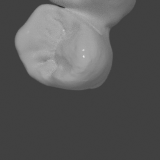
#> input picture Imaging/display/testdata/image8.png, 160 x 160 px, found by its file name
$ python import_from_blender.py
#> lines starting #> are read from the running program, lines starting #| are printed output that depends on the picture
import os
from pathlib import Path
from PIL import Image


COLORPICTURE = "image8.png"
BLACKWHITEPICTURE = "image8.png"
DIASPICTURE = "image0.png"
NOLIGHT = "image9.png"

OUTCOLOR = "color.png"
OUTDIAS = "dias.png"
OUTNOLIGHT = "nolight.png"

def convert_from_blender(infolder, outfolder):
    pic = Image.open(infolder / COLORPICTURE)
#> pic is the input picture: PIL image 160x160 RGBA; mean R, G, B, A 88.6, 88.6, 88.6, 255
    pic.save(Path(outfolder) / OUTCOLOR)
    pic = Image.open(infolder / DIASPICTURE)
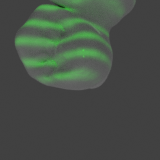
#> input picture Imaging/display/testdata/render0/image0.png, 160 x 160 px, found by its file name
#> pic is the input picture: PIL image 160x160 RGBA; mean R, G, B, A 70.9, 79.3, 70.9, 255
    pic.save(Path(outfolder) / OUTDIAS)
    pic = Image.open(infolder / NOLIGHT)
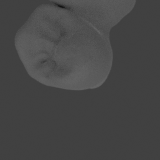
#> input picture Imaging/display/testdata/render0/image9.png, 160 x 160 px, found by its file name
#> pic is the input picture: PIL image 160x160 RGBA; mean R, G, B, A 70.9, 70.9, 70.9, 255
    pic.save(Path(outfolder) / OUTNOLIGHT)
    return

def traverse_folder(intree, outtree):
    print("Converting Blender folder " + str(intree) + " to " + str(outtree))
    os.makedirs(outtree)
    no = 0
    while True:
        indir = intree / ("render" + str(no))
        if Path.exists(indir):
            outdir = Path(outtree) / str(no)
            os.makedirs(outdir)
            convert_from_blender(indir, outdir)
        else:
            break
        no += 1
        if no % 10 == 0:
            print(".", end='')
    print("")
    return


infolder = Path('C:\\Peter\\danbots\\pictures\\blender\\bridge1scans')
outfolder = 'pic'
#export_from_blender(infolder,outfolder)

traverse_folder(infolder, 'pic\\test')
